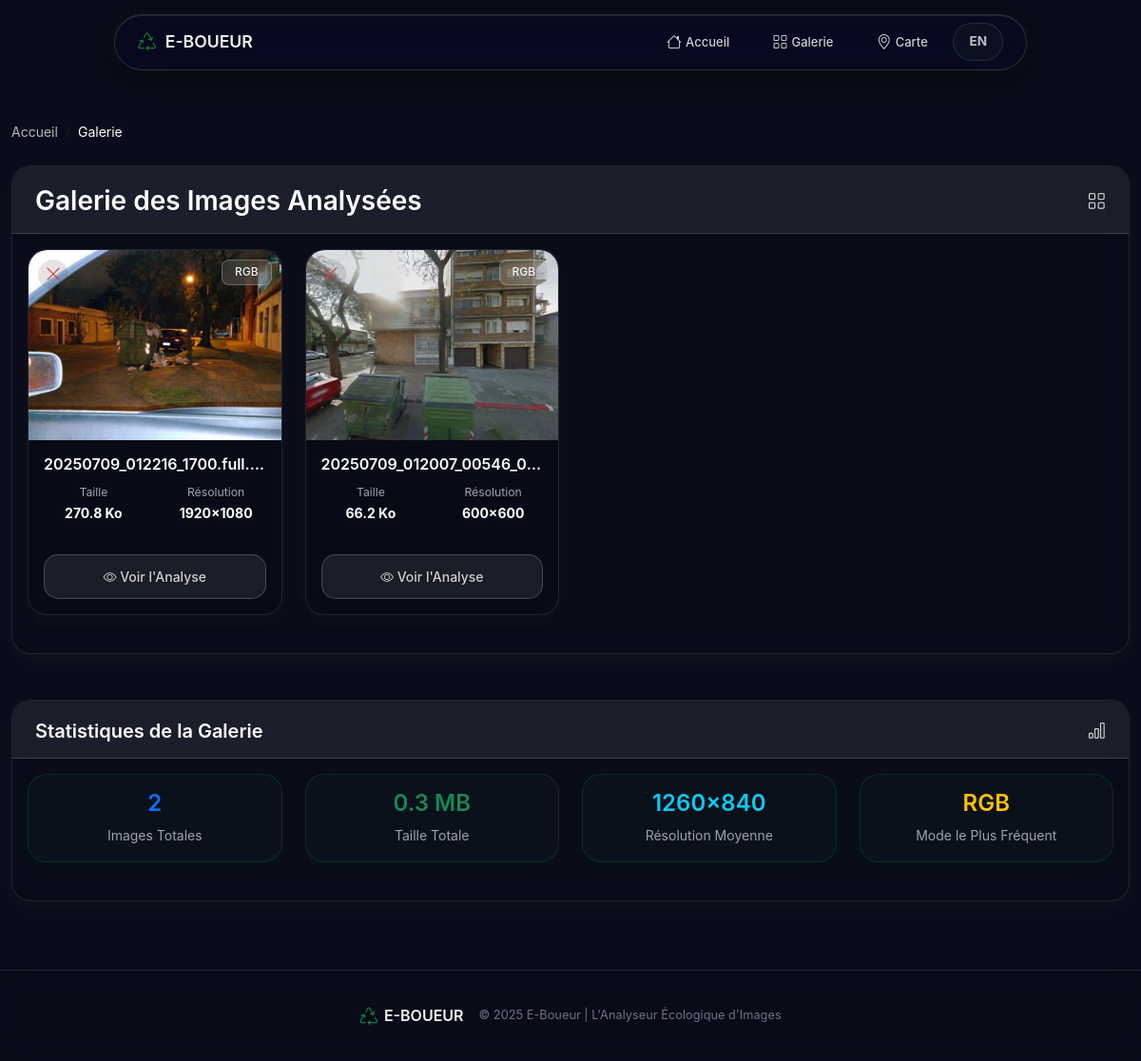
The page /gallery on the database its author committed.
### tables this page shows
CREATE TABLE images (
    id INTEGER PRIMARY KEY AUTOINCREMENT,
    filename TEXT NOT NULL,
    filepath TEXT NOT NULL,
    upload_date TIMESTAMP DEFAULT CURRENT_TIMESTAMP,
    file_size_bytes INTEGER,
    file_size_ko REAL,
    file_size_mo REAL,
    width INTEGER,
    height INTEGER,
    total_pixels INTEGER,
    image_mode TEXT,
    latitude REAL,
    longitude REAL,
    prediction TEXT,
    prediction_confidence REAL,
    original_size_bytes INTEGER,
    compressed_size_bytes INTEGER,
    compression_ratio REAL DEFAULT 0,
    has_thumbnail BOOLEAN DEFAULT FALSE,
    thumbnail_path TEXT
);

### app.py (the view)
@app.route('/gallery')
def gallery():
    conn = get_db_connection()
    images = conn.execute('''
        SELECT id, filename, filepath, upload_date, file_size_ko, width, height, image_mode
        FROM images ORDER BY upload_date DESC
    ''').fetchall()
    print(f"Number of images fetched for gallery: {len(images)}")
    for img in images:
        file_on_disk = os.path.join(app.config['UPLOAD_FOLDER'], img['filename'])
        print(f"Gallery image: {file_on_disk} - Exists: {os.path.exists(file_on_disk)}")
    if images:
        total_size = sum(img['file_size_ko'] for img in images) / 1024  # Convertir en MB
        avg_width = sum(img['width'] for img in images) / len(images)
        avg_height = sum(img['height'] for img in images) / len(images)
        avg_resolution = f"{avg_width:.0f}×{avg_height:.0f}"
        modes = [img['image_mode'] for img in images if img['image_mode']]
        most_common_mode = max(set(modes), key=modes.count) if modes else 'rgb'
    else:
        total_size = 0
        avg_resolution = '0×0'
        most_common_mode = 'rgb'
    conn.close()
    return render_template('gallery.html',
                         images=images,
                         total_size=total_size,
                         avg_resolution=avg_resolution,
                         most_common_mode=most_common_mode)

### app.py (called while the page is built)
def get_db_connection():
    conn = sqlite3.connect('database/images.db', detect_types=sqlite3.PARSE_DECLTYPES|sqlite3.PARSE_COLNAMES)
    conn.row_factory = sqlite3.Row
    return conn

def get_locale():
    lang = session.get('lang')
    if lang in LANGUAGES:
        return lang
    return 'fr'

def translate(text):
    lang = get_locale()
    return TRANSLATIONS.get(lang, {}).get(text, text)

@app.context_processor
def inject_translations():
    return dict(_=translate, lang=get_locale())

### templates/html/gallery.html (shortened to what this page needs)
{% extends "base.html" %}
{% block content %}
<div class="row">
    <div class="col-12">
        <nav aria-label="breadcrumb">
            <ol class="breadcrumb">
                <li class="breadcrumb-item"><a href="{{ url_for('index') }}">{{ _('Accueil') }}</a></li>
                <li class="breadcrumb-item active">{{ _('Galerie') }}</li>
            </ol>
        </nav>
    </div>
</div>
<div class="row mb-4">
    <div class="col-12">
        <div class="card">
            <div class="card-header">
                <h3 class="mb-0">
                    <span>{{ _('Galerie des Images Analysées') }}</span>
                    <i class="bi bi-grid"></i>
                </h3>
            </div>
            <div class="card-body">
                {% if images|length > 0 %}
                    <div class="row" id="galleryGrid">
                        {% for image in images %}
                            <div class="col-lg-3 col-md-4 col-sm-6 mb-4 gallery-item" data-image-id="{{ image.id }}">
                                <div class="card h-100 position-relative">
                                    <form method="post" action="{{ url_for('delete_image', image_id=image.id) }}"
                                          style="position: absolute; top: 10px; left: 10px; z-index: 3;"
                                          onsubmit="return confirm('Supprimer cette image ?');">
                                        <button type="submit" class="btn btn-sm btn-outline-danger"
                                                style="border-radius: 50%; background: rgba(0,0,0,0.10); border: none; width: 32px; height: 32px; padding: 0; display: flex; align-items: center; justify-content: center;">
                                            <i class="bi bi-x-lg" style="font-size: 1.1rem;"></i>
                                        </button>
                                    </form>
                                    <img src="{{ url_for('static', filename='uploads/' + image.filename) }}"
                                         class="card-img-top gallery-image"
                                         style="height: 200px; object-fit: cover;"
                                         onerror="this.src='/static/images/placeholder.png'"
                                         alt="{{ image.filename }}"
>
                                    <span class="badge badge-glassmorphism"
                                          style="position: absolute; top: 10px; right: 10px; z-index: 2;">
                                        {{ image.image_mode.upper() }}
                                    </span>
                                    <div class="card-body d-flex flex-column">
                                        <h6 class="card-title text-truncate">{{ image.filename }}</h6>
                                        <div class="row text-center mb-2">
                                            <div class="col-6">
                                                <small class="text-muted">{{ _('Taille') }}</small><br>
                                                <strong>{{ "%.1f"|format(image.file_size_ko) }} Ko</strong>
                                            </div>
                                            <div class="col-6">
                                                <small class="text-muted">{{ _('Résolution') }}</small><br>
                                                <strong>{{ image.width }}×{{ image.height }}</strong>
                                            </div>
                                        </div>
                                        <div class="mt-auto d-flex gap-2">
                                            <a href="{{ url_for('view_analysis', image_id=image.id) }}"
                                               class="btn btn-secondary btn-sm w-100">
                                                <i class="bi bi-eye"></i>
                                                {{ _('Voir l\'Analyse') }}
                                            </a>
                                        </div>
                                    </div>
                                </div>
                            </div>
                        {% endfor %}
                    </div>
                {% endif %}
            </div>
        </div>
    </div>
</div>
{% if images|length > 0 %}
<div class="row">
    <div class="col-12">
        <div class="card">
            <div class="card-header">
                <h5 class="mb-0">
                    <span>{{ _('Statistiques de la Galerie') }}</span>
                    <i class="bi bi-bar-chart"></i>
                </h5>
            </div>
            <div class="card-body">
                <div class="row text-center">
                    <div class="col-md-3">
                        <div class="stats-card card">
                            <div class="card-body">
                                <h4 class="text-primary">{{ images|length }}</h4>
                                <p class="mb-0 text-muted">{{ _('Images Totales') }}</p>
                            </div>
                        </div>
                    </div>
                    <div class="col-md-3">
                        <div class="stats-card card">
                            <div class="card-body">
                                <h4 class="text-success">{{ "%.1f"|format(total_size) }} MB</h4>
                                <p class="mb-0 text-muted">{{ _('Taille Totale') }}</p>
                            </div>
                        </div>
                    </div>
                    <div class="col-md-3">
                        <div class="stats-card card">
                            <div class="card-body">
                                <h4 class="text-info">{{ avg_resolution }}</h4>
                                <p class="mb-0 text-muted">{{ _('Résolution Moyenne') }}</p>
                            </div>
                        </div>
                    </div>
                    <div class="col-md-3">
                        <div class="stats-card card">
                            <div class="card-body">
                                <h4 class="text-warning">{{ most_common_mode.upper() }}</h4>
                                <p class="mb-0 text-muted">{{ _('Mode le Plus Fréquent') }}</p>
                            </div>
                        </div>
                    </div>
                </div>
            </div>
        </div>
    </div>
</div>
{% endif %}
{% endblock %}

### templates/html/base.html (shortened to what this page needs)
<!DOCTYPE html>
<html lang="{{ lang }}">
<head>
    <link href="https://cdn.jsdelivr.net/npm/bootstrap@5.3.0/dist/css/bootstrap.min.css" rel="stylesheet">
    <link href="https://cdn.jsdelivr.net/npm/bootstrap-icons@1.11.0/font/bootstrap-icons.css" rel="stylesheet">
    <link href="{{ url_for('static', filename='css/style.css') }}" rel="stylesheet" type="text/css">
</head>
<body class="d-flex flex-column min-vh-100">
    <nav class="navbar navbar-dark">
        <div class="container">
                <a class="navbar-brand" href="{{ url_for('index') }}">
                <i class="bi bi-recycle" style="color: #15803d; font-size: 1.2rem; margin-right: 0.2rem;"></i>
                    <span class="brand-text">E-BOUEUR</span>
                </a>
            <div class="ms-auto d-flex align-items-center gap-3">
                <ul class="navbar-nav" style="flex-direction: row; gap: 1.5rem; margin: 0;">
                <li class="nav-item">
                    <a class="nav-link" href="{{ url_for('index') }}">
                        <i class="bi bi-house"></i> {{ _('Accueil') }}
                    </a>
                </li>
                <li class="nav-item">
                    <a class="nav-link" href="{{ url_for('gallery') }}">
                        <i class="bi bi-grid"></i> {{ _('Galerie') }}
                    </a>
                </li>
                <li class="nav-item">
                    <a class="nav-link" href="{{ url_for('map_view') }}">
                        <i class="bi bi-geo-alt"></i> {{ _('Carte') }}
                    </a>
                </li>
            </ul>
                <div class="d-flex align-items-center bg-dark bg-opacity-25 px-2 py-1 rounded-pill border border-secondary border-opacity-25">
                    {% if lang == 'fr' %}
                        <a href="{{ url_for('set_language', lang='en') }}" class="text-decoration-none text-light opacity-75 fw-bold px-2 py-1 rounded-pill language-switch" style="font-size: 0.85rem; transition: opacity 0.3s;">EN</a>
                    {% else %}
                        <a href="{{ url_for('set_language', lang='fr') }}" class="text-decoration-none text-light opacity-75 fw-bold px-2 py-1 rounded-pill language-switch" style="font-size: 0.85rem; transition: opacity 0.3s;">FR</a>
                    {% endif %}
                </div>
            </div>
        </div>
    </nav>
    <main class="container main-container flex-grow-1">
        {% block content %}{% endblock %}
    </main>
    <footer class="footer">
        <div class="container d-flex justify-content-center align-items-center gap-3">
            <div class="d-flex align-items-center">
                <i class="bi bi-recycle" style="color: #15803d; font-size: 1.2rem; margin-right: 0.4rem;"></i>
                <span class="brand-text" style="color: rgba(255, 255, 255, 0.95); font-weight: 600; font-size: 1rem;">E-BOUEUR</span>
            </div>
            <p class="mb-0" style="font-size: 0.8rem;">
                © 2025 E-Boueur | L'Analyseur Écologique d'Images
            </p>
        </div>
    </footer>
</body>
</html>

### templates/html/gallery.html (style rules this page uses)
.gallery-item { position: relative; }
.gallery-image { transition: none; }

### rows shown on the page
images: filename (picture), image_mode "RGB", filename "20250709_012216_1700.full.…", file_size_ko "270.8", width "1920", height "1080", upper "RGB"
images: filename (picture), image_mode "RGB", filename "20250709_012007_00546_0…", file_size_ko "66.2", width "600", height "600"

### other values the page prints
{{ images|length }} "2"
{{ "%.1f"|format(total_size) }} "0.3"
{{ avg_resolution }} "1260×840"
